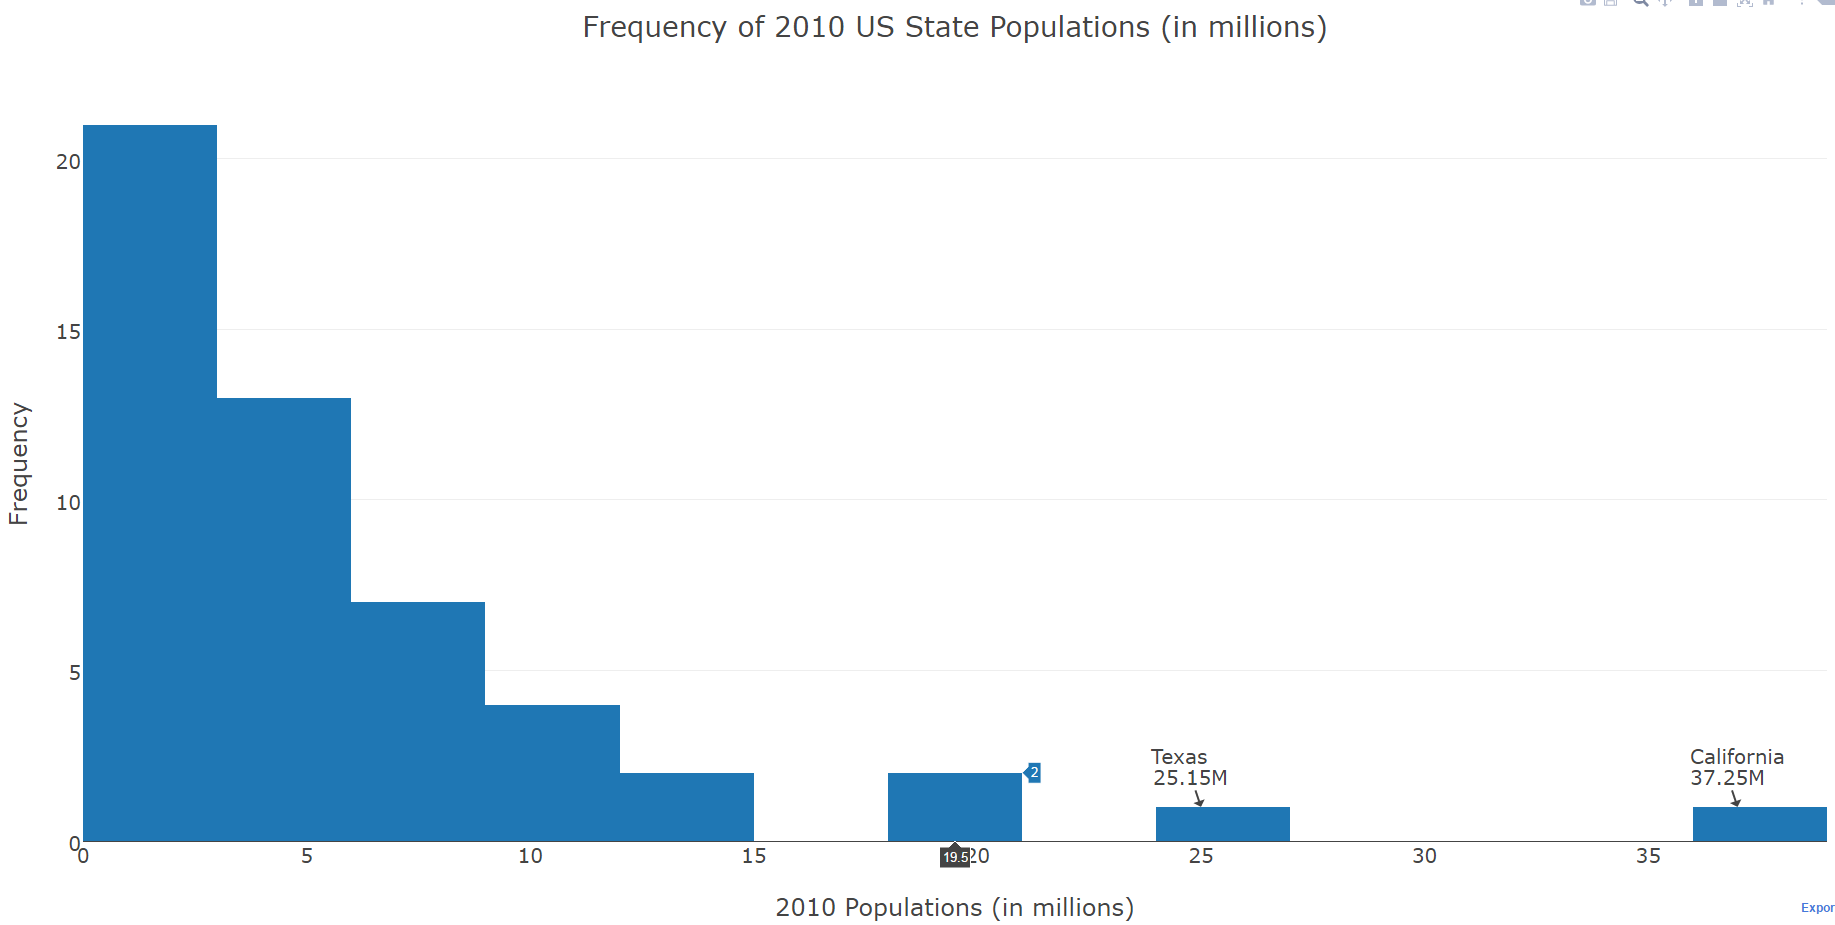

Write Python code to recreate this figure.
# This script creates an interactive histogram using 'census_data.csv'.

# A description of 'census_data.csv' can be found in 'census_data_scrape_and_process.R'.

################
# IMPORT MODULES
################

# Import modules.
import os
import pandas as pd
import numpy as np
import plotly
from plotly.graph_objs import Histogram, Scatter, Layout

#############
# IMPORT DATA
#############

# Set working directory.
# This obviously needs to be changed depending on the computer being used.
os.chdir('D:\\Users\\JBansal\\Documents\\GitHub\\visualizations')

# Load data.
census_data = pd.read_csv('census_data.csv',
                          encoding = 'latin-1')

################
# TRANSFORM DATA
################

# Create data subset consisting of all 2010 observations.
census_subset = census_data[['Name', '2010']]

# Remove row containing total population of United States.
census_subset = census_subset[census_subset['Name'] != 'United States']

# Divide population values by 1000000 for easier graph viewing.
census_subset['2010'] = census_subset['2010'] / 1000000

###########
# PLOT DATA
###########

# Add histogram data.
histogram = Histogram(x = census_subset['2010'],
                      autobinx = False,
                      xbins = dict(start = 0,
                                   end = 40,
                                   size = 3))

# Add layout (with annotations).
# The annotations are done more manually than I'd like...
layout = Layout(title = 'Frequency of 2010 US State Populations (in millions)',
                xaxis = dict(title = '2010 Populations (in millions)'),
                yaxis = dict(title = 'Frequency'),
                font = dict(size = 20),
                annotations = [dict(x = 24.5,
                                    y = 2.5,
                                    text = 'Texas',
                                    showarrow = False),
                               dict(x = 25,
                                    y = 1,
                                    text = '25.15M',
                                    showarrow = True),  
                               dict(x = 37,
                                    y = 2.5,
                                    text = 'California',
                                    showarrow = False),
                               dict(x = 37,
                                    y = 1,
                                    text = '37.25M',
                                    showarrow = True)])

# Plot data.
histogram_data = [histogram,]
plotly.offline.plot(dict(data = histogram_data,
                         layout = layout))
